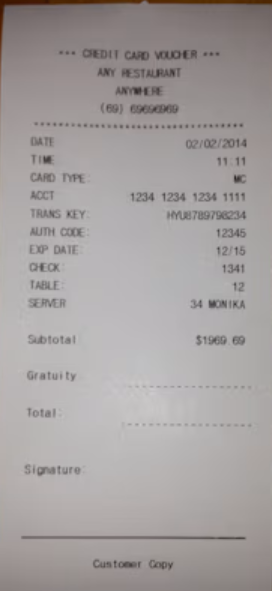
#> input picture readBlurTextFromImage/blurimage.PNG, 272 x 591 px
$ python index.py
#> lines starting #> are read from the running program, lines starting #| are printed output that depends on the picture; after the words box and inside, x2 and y2 are one past the last pixel; in counts of white or black regions, pixels touching at a corner belong together
# pip install Pillow
# pip install pytesseract
# pip install requests
# pip3 install cloudinary
# pip install opencv-python

import pytesseract
from PIL import Image
import cv2
import numpy as np

# Load the image
image_path = r'blurimage.PNG'
image = cv2.imread(image_path)
#> image is the input picture: shape (591, 272, 3); mean B, G, R 159, 159.5, 164.6

# Preprocess the image
gray_image = cv2.cvtColor(image, cv2.COLOR_BGR2GRAY)
denoised_image = cv2.fastNlMeansDenoising(gray_image)
_, binary_image = cv2.threshold(denoised_image, 0, 255, cv2.THRESH_BINARY + cv2.THRESH_OTSU)
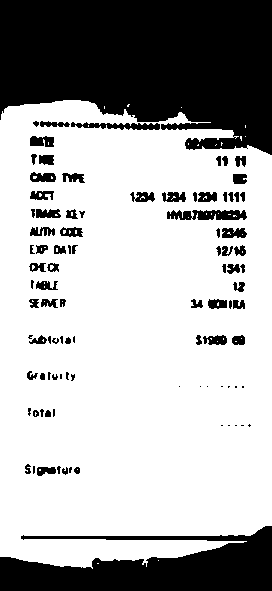
#> binary_image: shape (591, 272); 69% white; 96 black regions (25 under 20 px), largest, box (x1, y1, x2, y2) and area: (0, 0, 272, 155) 32865, (0, 526, 272, 591) 10549, (167, 210, 247, 220) 622

# Perform OCR
#> (the run stopped early here; a loop or call above may not have finished)
